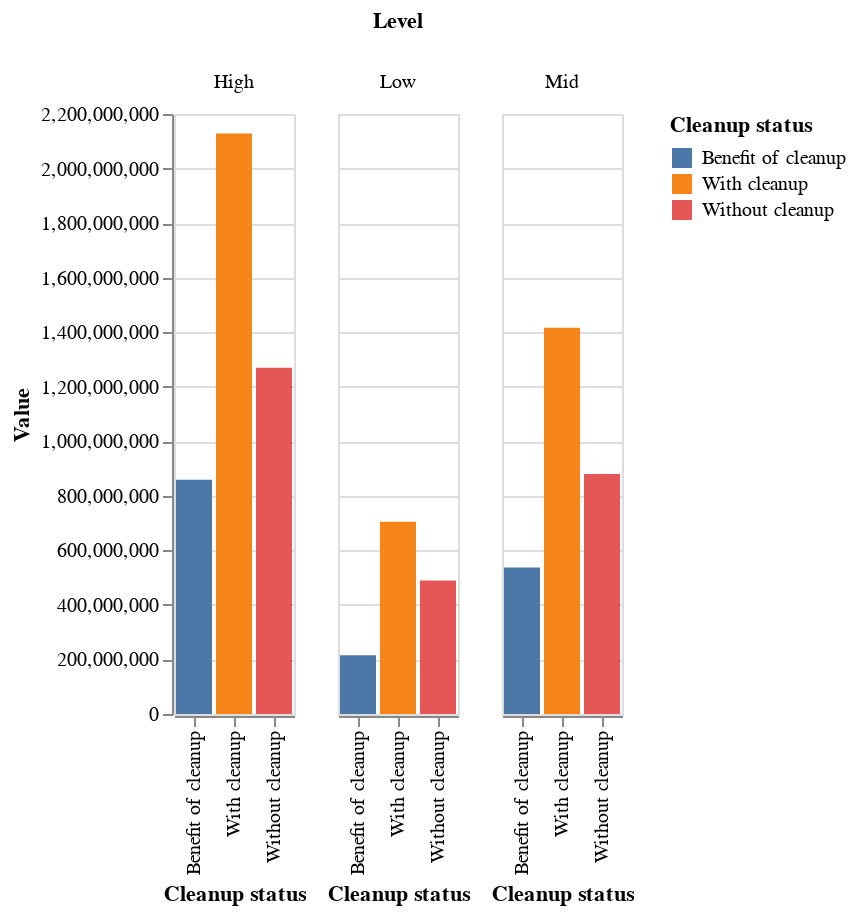

Notebook source saved alongside this figure:
### Code cell
alt.Chart(df_6).mark_bar().encode(
    x='Cleanup status:N',
    y='Value',
    color='Cleanup status:N',
    column='Level'
)

### Figure 1 — Vega-Lite specification as saved in the notebook (floating-point values rounded to 4 significant figures)
{"config": {"view": {"continuousWidth": 400, "continuousHeight": 300}}, "data": {"name": "data-310dface23fcc54bec7edc7cc3e94aa5"}, "mark": "bar", "encoding": {"color": {"field": "Cleanup status", "type": "nominal"}, "column": {"field": "Level", "type": "nominal"}, "x": {"field": "Cleanup status", "type": "nominal"}, "y": {"field": "Value", "type": "quantitative"}}, "$schema": "https://vega.github.io/schema/vega-lite/v4.17.0.json", "datasets": {"data-310dface23fcc54bec7edc7cc3e94aa5": [{"Cleanup status": "With cleanup", "Level": "Low", "Value": 705209378}, {"Cleanup status": "Without cleanup", "Level": "Low", "Value": 489883908}, {"Cleanup status": "Benefit of cleanup", "Level": "Low", "Value": 215325469}, {"Cleanup status": "With cleanup", "Level": "Mid", "Value": 1416705140}, {"Cleanup status": "Without cleanup", "Level": "Mid", "Value": 879715684}, {"Cleanup status": "Benefit of cleanup", "Level": "Mid", "Value": 536989457}, {"Cleanup status": "With cleanup", "Level": "High", "Value": 2128200903}, {"Cleanup status": "Without cleanup", "Level": "High", "Value": 1269547459}, {"Cleanup status": "Benefit of cleanup", "Level": "High", "Value": 858653444}]}}
